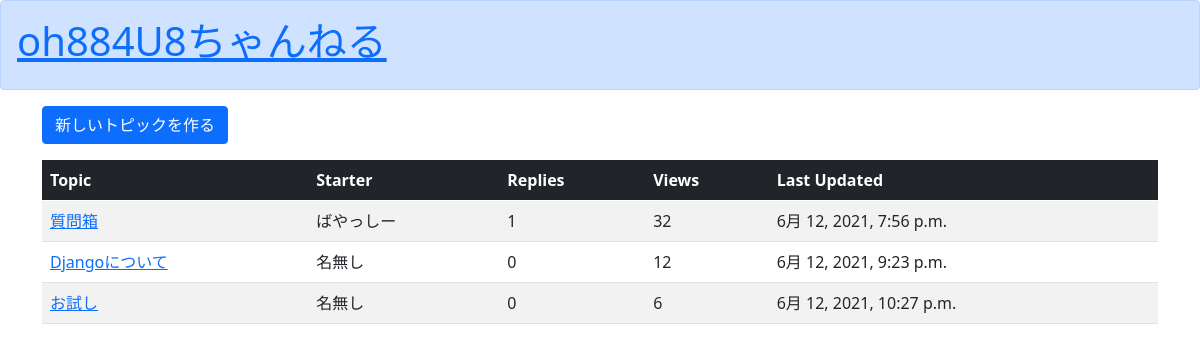
The page /list/ on the database as committed earlier.
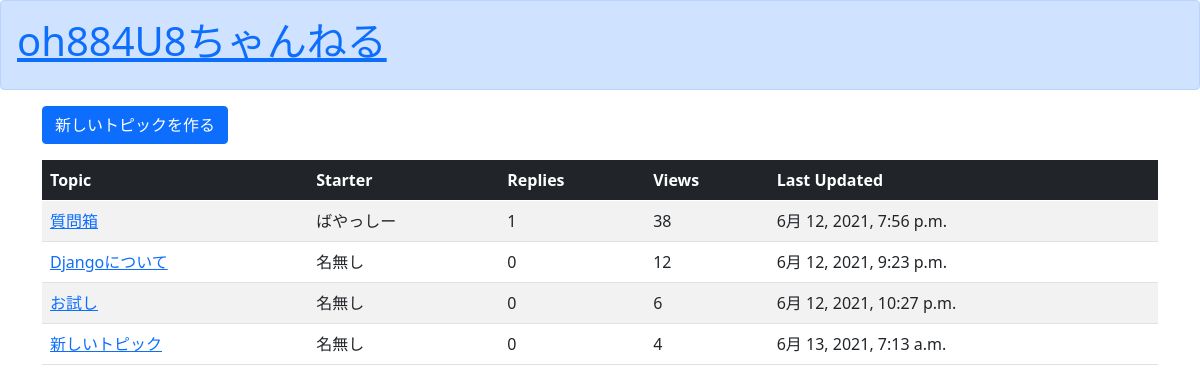
The same page on the database as committed later.
### boardapp/models.py (models this page shows, shortened)
class BoardModel(models.Model):
    topic = models.CharField(max_length=30)
    starter = models.CharField(max_length=10, default="名無し")
    replies = models.PositiveIntegerField(default=0)
    views = models.PositiveIntegerField(default=0)
    last_updated = models.DateTimeField(default=timezone.now)
    description = models.TextField()

### boardapp/views.py (the view)
# urls.py: path('list/', listfunc, name='list'),
def listfunc(request):
    object_list = BoardModel.objects.all()
    return render(request, 'list.html', {'object_list':object_list})

### templates/list.html
{% extends 'base.html' %}
{% block content %}
<div class="container">
  <p><a href="{% url 'topiccreate' %}" class="btn btn-primary" tabindex="-1" role="button" aria-disabled="true">新しいトピックを作る</a></p>
  <table class="table table-striped table-hover">
    <thead class="table-dark">
      <tr>
        <th>Topic</th>
        <th>Starter</th>
        <th>Replies</th>
        <th>Views</th>
        <th>Last Updated</th>
      </tr>
    </thead>
    <tbody>
      {% for item in object_list %}
        <tr>
          <td><a href="{% url 'detail' item.pk %}">{{ item.topic }}</a></td>
          <td>{{ item.starter }}</td>
          <td>{{ item.replies }}</td>
          <td>{{ item.views }}</td>
          <td>{{ item.last_updated }}</td>
        </tr>
      {% endfor %}
    </tbody>
  </table>
</div>
{% endblock content %}

### templates/base.html (shortened to what this page needs)
<!doctype html>
<html lang="ja">
  <head>
    <link href="https://cdn.jsdelivr.net/npm/bootstrap@5.0.0-beta1/dist/css/bootstrap.min.css" rel="stylesheet">
  </head>
  <div class="alert alert-primary" role="alert">
    <h1><a href="{% url 'list' %}">oh884U8ちゃんねる</a><h1>
  </div>
  {% block content %}
  {% endblock content %}
</html>

Rows that differ between the two databases and show on the page:
changed BoardModel "質問箱": views "32" → "38"
added BoardModel: topic "新しいトピック", starter "名無し", replies "0", views "4", last_updated "6月 13, 2021, 7:13 a.m."
